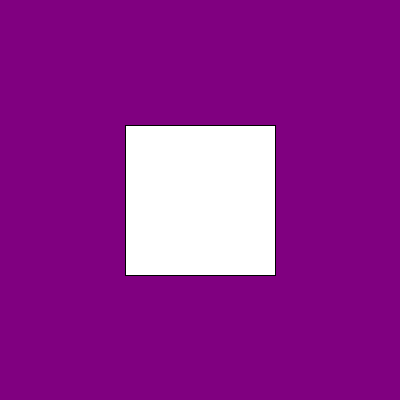
Frame 1 (no input)
Frame 60 (the mouse pressed at the canvas centre just before this capture): identical to frame 1, image omitted
Frame 120 (the mouse held since frame 60 and released just before this capture): identical to frame 1, image omitted

The Processing sketch that drew this single still picture (run headless with seeded random() and noise(); from frame 60 on, the mouse is pressed at the canvas centre):

// Processing sketch: pixelDensityTest
// ── pixelDensityTest.pde
//https://forum.processing.org/two/discussion/26317/pixeldensity-not-working-with-exported-application

void setup()
{
  size(400, 400);
  background(128,0,128);
  
  println("displayDensity:",displayDensity());
  pixelDensity(1);//1 or 2, expecially for "Retina"
 
  rectMode(CENTER);
}
 
void draw()
{
  rect(width/2, height/2, 150, 150);
}
